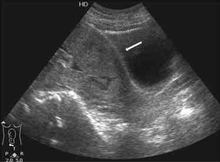
%> input picture MEDICAL_IMAGES/Windowing/Matlab/eco_gray.png, 220 x 162 px, shrunk from 374 x 276 before the run
$ octave Ventaneo.m   (GNU Octave 9; MATLAB toolbox functions it lacks are replaced by stand-ins)
%> lines starting %> are read from the running program, lines starting %| are printed output that depends on the picture
clear, clc, close all;
A = imread('eco_gray.png');
%> A is the input picture: size 162x220 uint8; min 0, max 255, mean 66.6
B=imread('descarga.jpg');
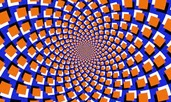
%> input picture MEDICAL_IMAGES/Windowing/Matlab/descarga.jpg, 171 x 102 px, shrunk from 290 x 174 before the run
%> B is the input picture: size 102x171x3 uint8; mean R, G, B 134.2, 95.7, 118.4

disp(['El valor máximo de esta imagen es: ', num2str(max(A(:)))]);
%| El valor máximo de esta imagen es: 255
disp(['El valor minimo de esta imagen es: ', num2str(min(A(:)))]);
%| El valor minimo de esta imagen es: 0

m_anchoBanda=1.7;
b_nivelVentana=-20;

I= m_anchoBanda.*A + b_nivelVentana;
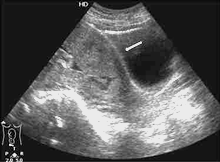
%> I: size 162x220 uint8; min 0, max 235, mean 89.9

figure(1)
subplot(1,2,1)
imshow(A)
title('Imagen Original')
subplot(1,2,2)
imshow(I)
title(['Filtro Lineal con  Ancho= ', num2str(m_anchoBanda), ' y Nivel= ', num2str(b_nivelVentana)]);

sgtitle('Ventaneo Clásico');
% se asinga un nvivel y un ancho de ventana, pa alo cual todos los valores
% por fura de esta ventana seran asignados a blanoc o negro segun
% corresponda

%% SEGUNDO PUNTO


FlagVentanas = false;
FlagV1 = false;
FlagV2 = false;
FlagV3 = false;

while ~FlagVentanas
    nivel1 = input('Inserte el Nivel de la ventana 1: ');

    if nivel1 < 255 && nivel1 > 0
        while ~FlagV1
            ancho1 = input('Inserte el ancho de Ventana 1: ');

            if nivel1 - ancho1 / 2 < 0 || nivel1 + ancho1 / 2 > 255
                disp('Error: La Ventana debe estar entre 0 y 255');
                break;
            else
                while ~FlagV2
%> (the run ends here)
